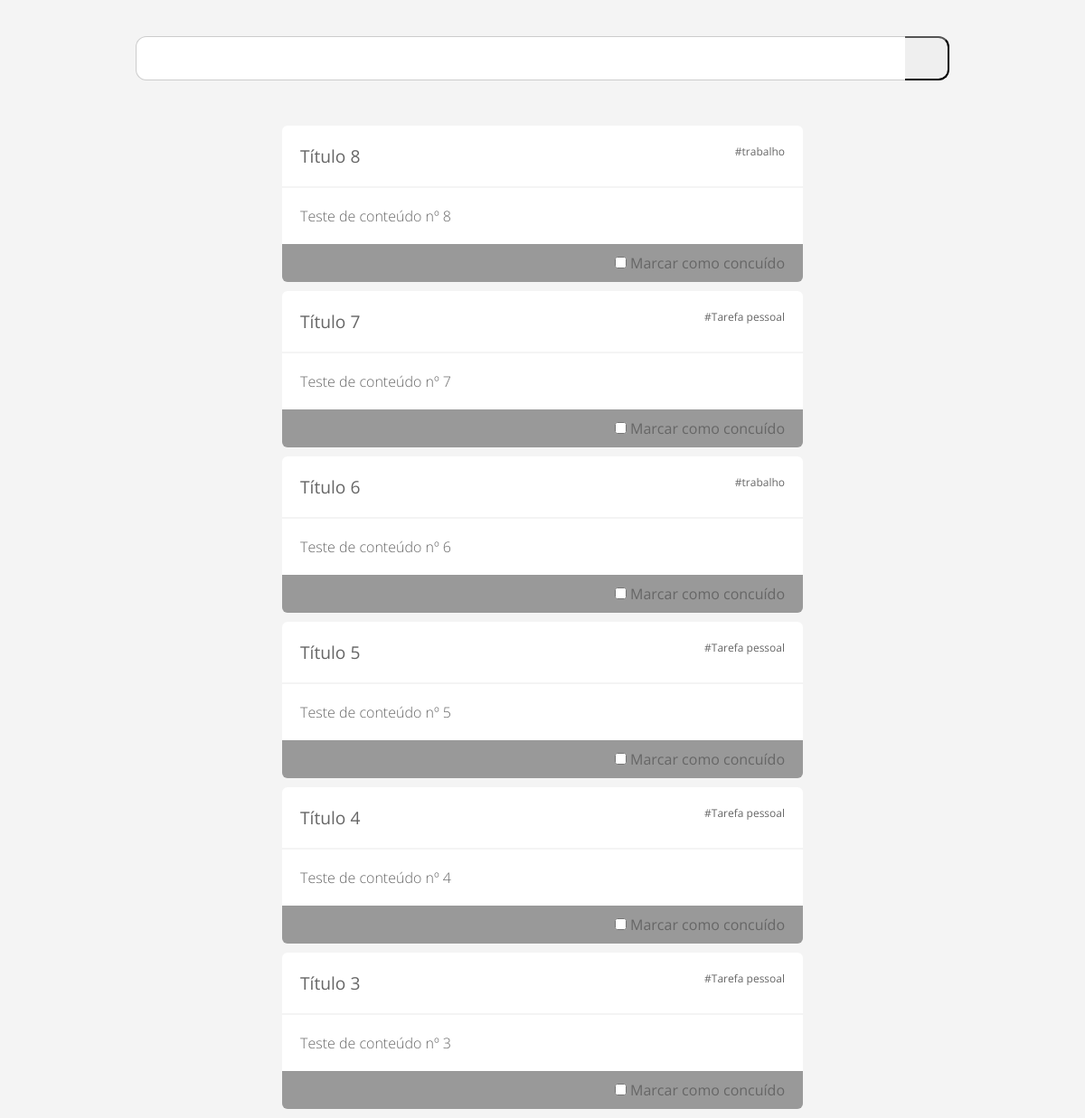
The page / on the database its author committed.
### tables this page shows
CREATE TABLE `list` (
  `id_list` int(11) NOT NULL,
  `title_list` varchar(200) NOT NULL,
  `content_list` text NOT NULL,
  `category` int(11) NOT NULL DEFAULT '1',
  `creation_date` timestamp NOT NULL DEFAULT CURRENT_TIMESTAMP,
  `edition_date` timestamp NULL DEFAULT NULL ON UPDATE CURRENT_TIMESTAMP,
  `end_date` timestamp NULL DEFAULT NULL COMMENT 'Data da conclusão da tarefa',
  `completed` tinyint(1) NOT NULL DEFAULT '0' COMMENT 'indicador de tarefa concluída'
);

CREATE TABLE `category` (
  `id_category` int(11) NOT NULL,
  `name_category` varchar(255) NOT NULL,
  `date_create` timestamp NOT NULL DEFAULT CURRENT_TIMESTAMP
);

### index.php (the view, shortened to what this page needs)
<!DOCTYPE html>
<html lang="pt_br">
    <head>
        <link rel="stylesheet" href="_cdn/css/style.css">
        <link rel="stylesheet" href="_cdn/css/fonticon.css">
    </head>
    <body>
        <header class="main_header">
            <div class="main_header_content">
                <form method="post" class="form_search">
                    <input type="text" name="term_search">
                    <button class="icon-search icon-notext"></button>
                </form>
            </div>
        </header>
        <div class="container">
            <div id="show-body" class="content">
                <?php
                    $conn     = CRUD\Conn::getConn();
                    $showList = $conn->prepare("SELECT * FROM list li INNER JOIN category ca ON li.category = ca.id_category ORDER BY li.id_list DESC LIMIT 6");
                    $showList->execute();
                    if ($showList->rowCount() > 0):
                        foreach ($showList->fetchAll(PDO::FETCH_ASSOC) as $item):
                            ?>
                            <div class="card">
                                <div class="card_header">
                                    <h1><?= $item['title_list']; ?> <small style="float: right; font-size: 12px">#<?= $item['name_category']; ?></small></h1>
                                </div>
                                <div class="card_content">
                                    <p><?= $item['content_list']; ?></p>
                                </div>
                                <div class="card_footer">
                                    <input type="checkbox" onclick="check(<?= $item['id_list']; ?>)" name="chk_<?= $item['id_list']; ?>" id="chk_<?= $item['id_list']; ?>" />
                                    <label for="chk_<?= $item['id_list']; ?>" >Marcar como concuído</label>
                                </div>
                            </div>
                            <?php
                        endforeach;
                    endif;
                ?>
            </div>
        </div>
    </body>
</html>

### _cdn/css/style.css (style rules this page uses)
* { margin: 0; padding: 0; font-family: 'Open Sans', sans-serif; font-size: 1em; color: #666666; text-decoration: none; }
body { background-color: #F4F4F4; }
.container { width: 100%; display: block; }
.content { width: 600px; margin: 0 auto; }
.card { margin: 10px auto; max-width: 96%; }
.card .card_header { padding: 20px; -webkit-border-radius: 6px 6px 0px 0px; -moz-border-radius: 6px 6px 0px 0px; border-radius: 6px 6px 0px 0px; background-color: #FFFFFF; border-bottom: 2px solid #F4F4F4; }
.card .card_header h1 { font-weight: 400; font-size: 1.2em; }
.card .card_content { background-color: #FFFFFF; padding: 20px; }
.card .card_content p { font-weight: 300; font-size: 1em; }
.card .card_footer { padding: 10px 20px; background-color: #999999; font-size: 1em; -webkit-border-radius: 0px 0px 6px 6px; -moz-border-radius: 0px 0px 6px 6px; border-radius: 0px 0px 6px 6px; text-align: right; }
.main_header { width: 100%; background: #F4F4F4; box-sizing: border-box; text-decoration: none; }
.main_header_content { max-width: 900px; width: 96%; padding: 40px 0; margin: 0 auto; }
.form_search { max-width: 100%; margin: 0 auto; display: flex; flex-wrap: nowrap; position: relative; }
.form_search input[type=text] { flex-basis: calc(100% - 50px); font-size: 1.1em; color: #333; padding: 10px 16px; -webkit-border-radius: 12px 0px 0px 12px; -moz-border-radius: 12px 0px 0px 12px; border-radius: 12px 0px 0px 12px; border: 1px solid rgba(0, 0, 0, 0.2); border-right: none; outline: none; }
.form_search button { flex-basis: 50px; font-size: 1.1em; color: #333; padding: 10px 16px; -webkit-border-radius: 0px 12px 12px 0px; -moz-border-radius: 0px 12px 12px 0px; border-radius: 0px 12px 12px 0px; border-left: none; outline: none; }

### rows shown on the page
list: title_list "Título 8", category.name_category "trabalho", content_list "Teste de conteúdo nº 8"
list: title_list "Título 7", category.name_category "Tarefa pessoal", content_list "Teste de conteúdo nº 7"
list: title_list "Título 6", category.name_category "trabalho", content_list "Teste de conteúdo nº 6"
list: title_list "Título 5", category.name_category "Tarefa pessoal", content_list "Teste de conteúdo nº 5"
list: title_list "Título 4", category.name_category "Tarefa pessoal", content_list "Teste de conteúdo nº 4"
list: title_list "Título 3", category.name_category "Tarefa pessoal", content_list "Teste de conteúdo nº 3"
